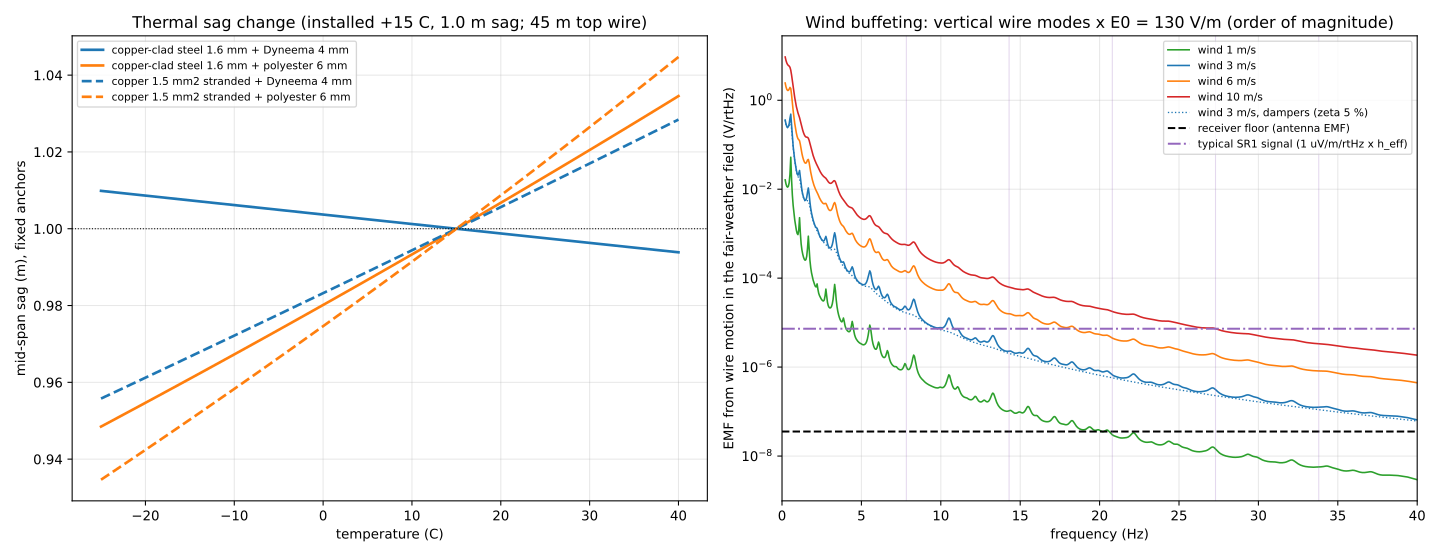

Generate this figure with Python:
#!/usr/bin/env python3
# SPDX-License-Identifier: CERN-OHL-W-2.0
"""ELARA -- mechanics of the site antenna: thermal and load statics, modes, wind noise.

Span (relative to the box, from simulations/antenna/site_antenna.py): window anchor
13.48 m, tree anchor 4.21 m, 95.7 m apart horizontally; ropes, then the top wire
centred on the down-lead, then ropes. Installed at +15 C with 1.0 m mid-span sag.

1. Statics, parabolic elastic cable (state-change equation): the anchor-to-anchor
   length must equal the sum of the segments, each stretched by H/EA and by
   alpha * dT. Cases: -25 C, +40 C, 10 mm radial ice at -5 C, ice + 20 m/s wind,
   30 m/s storm gust. Tension, sag, safety factors; installed sag 1.0 / 1.5 / 2.0 m.
   (A counterweight is not needed: the thermal tension change is a few per cent,
   and under ice it would let the wire down to the ground unless it hits a stop.)
2. Modes: taut-cable out-of-plane and antisymmetric in-plane f_n = n c / (2 L),
   c = sqrt(H / mu); first symmetric in-plane mode from Irvine's lambda^2.
3. Aeolian shedding: f = St U / D, St = 0.2: in band (7.8-33.8 Hz) only at
   U = 0.1-0.5 m/s, where the forcing (~U^2) is negligible against the damping.
4. Buffeting, the one that matters: vertical turbulence w' (von Karman, sigma_w =
   0.5 sigma_u, I_u = 0.2) drives the wire's vertical modes through the quasi-steady
   drag, F_z = 0.5 rho C_D D U w' per metre; exponential spanwise coherence; structural
   + aerodynamic damping. Each mode's vertical motion changes h_eff by the charge-
   weighted mean displacement over the top wire, and the fair-weather field turns it
   into an EMF: e = E0 dh_eff (E0 = 130 V/m: 1 mm = 130 mV). Compared with the receiver
   floor referred to the antenna EMF. Order-of-magnitude model: coherence, damping and
   turbulence near a forest edge are each uncertain by x2-3.

    .venv/bin/python simulations/antenna/site_wire.py
"""

import json
import os as _os

_os.environ.setdefault("SOURCE_DATE_EPOCH", "0")   # fixed SVG date: no churn on re-runs
import matplotlib  # noqa: E402
matplotlib.use("Agg")
matplotlib.rc_file(_os.path.join(_os.path.dirname(_os.path.abspath(__file__)), "..", "..", "matplotlibrc"))
import matplotlib.pyplot as plt  # noqa: E402
import numpy as np  # noqa: E402

HERE = _os.path.dirname(_os.path.abspath(__file__))
G, RHO_AIR, RHO_ICE, CD = 9.81, 1.25, 900.0, 1.2
LH, DZ = 95.7, 13.48 - 4.21                  # horizontal span, anchor height difference
LC = float(np.hypot(LH, DZ))                 # chord
S_BOX = 53.6 * LC / LH                       # down-lead position along the chord
T0, SAG0 = 15.0, 1.0                         # installed at +15 C with 1 m mid-span sag
E0 = 130.0                                   # fair-weather field, V/m
C_TOP_FRACTION = 0.85                        # share of the antenna charge on the top wire
FLOOR_EMF = 26.7e-9 / 0.75                   # input noise / divider (~45 m top wire), V/rtHz
SIGNAL_EMF = 1.0e-6 * 7.3                    # typical SR1, 1 uV/m/rtHz (signal_chain) x h_eff 7.3 m

WIRES = {   # D (m), mu (kg/m), EA (N), alpha (1/K), breaking load (N)
    "copper-clad steel 1.6 mm, PE-insulated": dict(D=3.2e-3, mu=0.0224, EA=3.3e5, alpha=13e-6, brk=1400.0),
    "copper 1.5 mm2 stranded, PE-insulated": dict(D=3.0e-3, mu=0.0180, EA=1.5e5, alpha=17e-6, brk=330.0),
}
ROPES = {
    "Dyneema 4 mm": dict(D=4.0e-3, mu=0.010, EA=2.5e5, alpha=-12e-6, brk=15000.0),
    "polyester 6 mm": dict(D=6.0e-3, mu=0.025, EA=4.0e4, alpha=0.0, brk=6000.0),
}
CASES = {   # temperature (C), radial ice (m), wind (m/s)
    "installed +15 C": (15.0, 0.0, 0.0), "-25 C": (-25.0, 0.0, 0.0), "+40 C": (40.0, 0.0, 0.0),
    "ice 10 mm, -5 C": (-5.0, 0.010, 0.0), "ice 10 mm + wind 20 m/s": (-5.0, 0.010, 20.0),
    "storm gust 30 m/s, +15 C": (15.0, 0.0, 30.0),
}


def segments(top, wire, rope):
    """[(length along the chord, props), ...] house rope, wire, tree rope."""
    a = max(10.0, S_BOX - top / 2)
    b = min(LC - 10.0, a + top)
    a = b - top if b - top >= 10.0 else a
    return [(a, rope), (b - a, wire), (LC - b, rope)]


def loads(segs, ice, wind):
    """Mean vertical and horizontal (wind) load per metre of chord."""
    wv = wh = 0.0
    for s, p in segs:
        mu_ice = RHO_ICE * np.pi * ((p["D"] / 2 + ice) ** 2 - (p["D"] / 2) ** 2)
        wv += s * (p["mu"] + mu_ice) * G
        wh += s * 0.5 * RHO_AIR * wind ** 2 * CD * (p["D"] + 2 * ice)
    return wv / LC, wh / LC


def statics(segs, case, sag0=SAG0):
    T, ice, wind = case
    wv0, _ = loads(segs, 0.0, 0.0)
    H0 = wv0 * LC ** 2 / (8 * sag0)
    wv, wh = loads(segs, ice, wind)
    w = float(np.hypot(wv, wh))
    S_ref = LC + wv0 ** 2 * LC ** 3 / (24 * H0 ** 2)
    unstr = [(s * S_ref / LC) / (1 + H0 / p["EA"]) for s, p in segs]

    def f(H):
        have = sum(u * (1 + H / p["EA"] + p["alpha"] * (T - T0)) for u, (s, p) in zip(unstr, segs))
        return LC + w ** 2 * LC ** 3 / (24 * H ** 2) - have
    lo, hi = 1.0, 1e5
    for _ in range(200):
        mid = np.sqrt(lo * hi)
        lo, hi = (mid, hi) if f(mid) > 0 else (lo, mid)
    H = float(np.sqrt(lo * hi))
    sag = w * LC ** 2 / (8 * H)
    Tmax = float(np.hypot(H, w * LC / 2 + H * DZ / LH))          # at the high (window) anchor
    sf = min(p["brk"] for _, p in segs) / Tmax
    return dict(H_N=H, T_anchor_N=Tmax, sag_m=sag, sag_vertical_m=sag * wv / w, safety_factor=sf)


def modes(segs, H):
    mu = sum(s * p["mu"] for s, p in segs) / LC
    c = np.sqrt(H / mu)
    w, _ = loads(segs, 0.0, 0.0)
    EAe = LC / sum(s / p["EA"] for s, p in segs)
    lam2 = (w * LC / H) ** 2 * LC / (H * LC / EAe)
    x = np.linspace(0.01, 3 * np.pi, 20000)                      # tan(x/2) = x/2 - (4/lam2)(x/2)^3
    r = np.tan(x / 2) - (x / 2 - 4 / lam2 * (x / 2) ** 3)
    i = np.flatnonzero((np.sign(r[:-1]) != np.sign(r[1:])) & (np.abs(r[:-1]) < 50))
    f_sym1 = float(x[i[0]] * c / (2 * np.pi * LC)) if len(i) else float("nan")
    return mu, float(c), float(c / (2 * LC)), f_sym1, float(lam2)


def buffeting(segs, H, U, f, zeta_s=0.01):
    """EMF ASD (V/rtHz) from vertical buffeting of all modes up to f.max()."""
    mu, c, f1, _, _ = modes(segs, H)
    sw, wire = next((s, p) for s, p in segs if p in WIRES.values())
    a = segs[0][0]
    Lw = 7.0                                                     # turbulence length scale near ground, m
    sig_w = 0.5 * 0.2 * U
    n_f = f * Lw / U
    Sw = sig_w ** 2 * (4 * Lw / U) * (1 + 755.2 * n_f ** 2) / (1 + 283.2 * n_f ** 2) ** (11 / 6)
    Dm = sum(s * p["D"] for s, p in segs) / LC
    SF = (0.5 * RHO_AIR * CD * Dm * U) ** 2 * Sw
    lc = U / (8.0 * f)                                           # vertical coherence length
    xs = np.linspace(a, a + sw, 400)
    S_e = np.zeros_like(f)
    for n in range(1, int(f.max() / f1) + 2):
        k = n * np.pi / LC
        fn = n * f1
        J = np.minimum(LC * lc / (1 + (k * lc) ** 2), (2 * LC / (n * np.pi)) ** 2)
        M = mu * LC / 2
        zeta = zeta_s + 0.5 * RHO_AIR * U * Dm * CD / (2 * mu * 2 * np.pi * fn)
        w_, wn = 2 * np.pi * f, 2 * np.pi * fn
        Sq = SF * J / (M ** 2 * ((wn ** 2 - w_ ** 2) ** 2 + (2 * zeta * wn * w_) ** 2))
        an = C_TOP_FRACTION * float(np.mean(np.sin(k * xs)))
        S_e += (E0 * an) ** 2 * Sq
    return np.sqrt(S_e)


def rnd(o):
    if isinstance(o, dict):
        return {k: rnd(v) for k, v in o.items()}
    if isinstance(o, list):
        return [rnd(v) for v in o]
    return float(f"{o:.4g}") if isinstance(o, float) else o


def main():
    res = {"statics": {}, "modes": {}, "wind_noise": {}}
    for wn, wire in WIRES.items():
        for rn, rope in ROPES.items():
            for top in (45.0, 75.7):
                segs = segments(top, wire, rope)
                key = f"{wn} / {rn} / top {top:g} m"
                res["statics"][key] = {c: statics(segs, v) for c, v in CASES.items()}
    # dynamics for the recommended build: CCS wire, Dyneema rope, 45 m top wire
    wire, rope = WIRES["copper-clad steel 1.6 mm, PE-insulated"], ROPES["Dyneema 4 mm"]
    segs = segments(45.0, wire, rope)
    H0 = statics(segs, CASES["installed +15 C"])["H_N"]
    res["install_sag_sweep"] = {f"sag {sg:g} m at +15 C": {c: statics(segs, CASES[c], sg) for c in
                                ("installed +15 C", "ice 10 mm, -5 C", "ice 10 mm + wind 20 m/s", "storm gust 30 m/s, +15 C")}
                                for sg in (1.0, 1.5, 2.0)}
    mu, c, f1, fs1, lam2 = modes(segs, H0)
    band = (7.8, 33.8)
    res["modes"] = dict(H0_N=H0, wave_speed_m_s=c, f1_Hz=f1, f_sym1_inplane_Hz=fs1, irvine_lambda2=lam2,
                        modes_in_band=int(band[1] / f1) - int(band[0] / f1),
                        aeolian_in_band_wind_m_s=[band[0] * wire["D"] / 0.2, band[1] * wire["D"] / 0.2])
    f = np.linspace(0.2, 40.0, 793)
    winds = (1.0, 3.0, 6.0, 10.0)
    asd = {U: buffeting(segs, H0, U, f) for U in winds}
    for U in winds:
        i = int(np.argmin(np.abs(f - 7.83)))
        res["wind_noise"][f"{U:g} m/s"] = dict(emf_at_SR1_nV_rtHz=float(asd[U][i] * 1e9),
                                               emf_at_SR1_over_floor_dB=float(20 * np.log10(asd[U][i] / FLOOR_EMF)),
                                               emf_at_2Hz_uV_rtHz=float(asd[U][int(np.argmin(np.abs(f - 2.0)))] * 1e6))
    i = int(np.argmin(np.abs(f - 7.83)))
    band_i = (f >= 7.0) & (f <= 35.0)
    damped = buffeting(segs, H0, 3.0, f, zeta_s=0.05)
    res["wind_noise"]["3 m/s, damped (zeta 5 %)"] = dict(
        emf_at_SR1_nV_rtHz=float(damped[i] * 1e9),
        band_rms_reduction_dB=float(10 * np.log10(np.mean(asd[3.0][band_i] ** 2) / np.mean(damped[band_i] ** 2))))
    calm = [U for U in np.linspace(0.1, 1.0, 46) if buffeting(segs, H0, float(U), f)[i] < FLOOR_EMF]
    res["wind_noise"]["wind below which SR1 stays under the floor (m/s)"] = float(max(calm)) if calm else 0.0
    below_sig = [U for U in np.linspace(0.5, 5.0, 46) if buffeting(segs, H0, float(U), f)[i] < SIGNAL_EMF]
    res["wind_noise"]["wind below which SR1 noise stays under the typical signal (m/s)"] = float(max(below_sig))
    res["floor_emf_nV_rtHz"] = FLOOR_EMF * 1e9
    res["typical_SR1_signal_emf_nV_rtHz"] = SIGNAL_EMF * 1e9
    with open(_os.path.join(HERE, "site_wire.json"), "w") as fh:
        json.dump(rnd(res), fh, indent=1)

    fig, (ax1, ax2) = plt.subplots(1, 2, figsize=(15, 5.8))
    temps = np.linspace(-25, 40, 27)
    for (wn, wire_), ls in zip(WIRES.items(), ("-", "--")):
        for (rn, rope_), col in zip(ROPES.items(), ("C0", "C1")):
            sg = segments(45.0, wire_, rope_)
            sags = [statics(sg, (t, 0.0, 0.0))["sag_m"] for t in temps]
            ax1.plot(temps, sags, ls=ls, color=col, lw=2, label=f"{wn.split(',')[0]} + {rn}")
    ax1.axhline(SAG0, color="k", lw=0.8, ls=":")
    ax1.set_xlabel("temperature (C)")
    ax1.set_ylabel("mid-span sag (m), fixed anchors")
    ax1.set_title("Thermal sag change (installed +15 C, 1.0 m sag; 45 m top wire)")
    ax1.legend(fontsize=8)
    ax1.grid(alpha=0.3)
    for U, col in zip(winds, ("C2", "C0", "C1", "C3")):
        ax2.semilogy(f, asd[U], color=col, lw=1.2, label=f"wind {U:g} m/s")
    ax2.semilogy(f, damped, color="C0", lw=1.0, ls=":", label="wind 3 m/s, dampers (zeta 5 %)")
    ax2.axhline(FLOOR_EMF, color="k", lw=1.5, ls="--", label="receiver floor (antenna EMF)")
    ax2.axhline(SIGNAL_EMF, color="C4", lw=1.5, ls="-.", label="typical SR1 signal (1 uV/m/rtHz x h_eff)")
    for fr in (7.83, 14.3, 20.8, 27.3, 33.8):
        ax2.axvline(fr, color="C4", alpha=0.25, lw=0.8)
    ax2.set_xlabel("frequency (Hz)")
    ax2.set_ylabel("EMF from wire motion in the fair-weather field (V/rtHz)")
    ax2.set_title("Wind buffeting: vertical wire modes x E0 = 130 V/m (order of magnitude)")
    ax2.legend(fontsize=8)
    ax2.grid(alpha=0.3, which="both")
    ax2.set_xlim(0, 40)
    fig.tight_layout()
    fig.savefig(_os.path.join(HERE, "site_wire.svg"))
    print("modes:", {k: (round(v, 3) if isinstance(v, float) else v) for k, v in res["modes"].items()})
    for k in ("copper-clad steel 1.6 mm, PE-insulated / Dyneema 4 mm / top 45 m",
              "copper 1.5 mm2 stranded, PE-insulated / polyester 6 mm / top 45 m",
              ):
        print(k)
        for c_, v in res["statics"][k].items():
            print(f"   {c_:26s} H {v['H_N']:7.0f} N  anchor {v['T_anchor_N']:7.0f} N  sag {v['sag_m']:5.2f} m  SF {v['safety_factor']:5.1f}")
    for k, d in res["install_sag_sweep"].items():
        print(k, {c_: (round(v["T_anchor_N"]), round(v["sag_m"], 2), round(v["safety_factor"], 1)) for c_, v in d.items()})
    for U, v in res["wind_noise"].items():
        print("wind", U, v if isinstance(v, float) else {k: round(x, 2) for k, x in v.items()})


if __name__ == "__main__":
    main()
